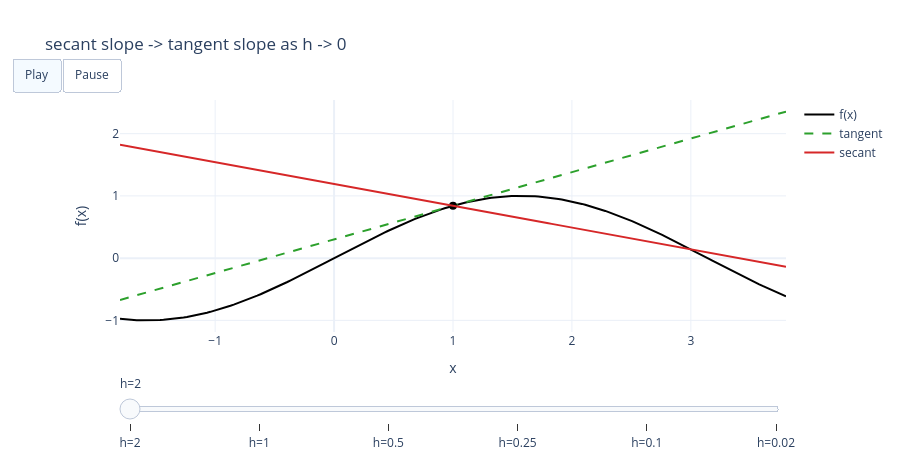

Source (notebook cell):
### Markdown cell above
**アニメーション**(Play で再生、静的 HTML でも動く):$h$ を小さくすると割線(赤)が接線(緑)へ近づきます。

### Code cell
import plotly.io as pio
from ode_book import interactive

pio.renderers.default = "plotly_mimetype+notebook_connected"
interactive.plotly_secant_to_tangent(np.sin, x0=1.0).show()

### Figure 1 — Plotly figure (JSON) as saved in the notebook; plotly's stock layout.template omitted (floating-point values rounded to 4 significant figures; data arrays with more than 128 entries replaced by an {"elided": "..."} marker saying what was removed)
{"data": [{"line": {"color": "black", "width": 2}, "mode": "lines", "name": "f(x)", "type": "scatter", "x": {"elided": "200 float values"}, "y": {"elided": "200 float values"}}, {"line": {"color": "#2ca02c", "dash": "dash"}, "mode": "lines", "name": "tangent", "type": "scatter", "x": {"elided": "200 float values"}, "y": {"elided": "200 float values"}}, {"marker": {"color": "black", "size": 8}, "mode": "markers", "showlegend": false, "type": "scatter", "x": [1.0], "y": [0.8415]}, {"line": {"color": "#d62728", "width": 2}, "mode": "lines", "name": "secant", "type": "scatter", "x": {"elided": "200 float values"}, "y": {"elided": "200 float values"}}], "layout": {"height": 460, "sliders": [{"active": 0, "pad": {"t": 40}, "steps": [{"args": [["2"], {"frame": {"duration": 0, "redraw": true}, "mode": "immediate"}], "label": "h=2", "method": "animate"}, {"args": [["1"], {"frame": {"duration": 0, "redraw": true}, "mode": "immediate"}], "label": "h=1", "method": "animate"}, {"args": [["0.5"], {"frame": {"duration": 0, "redraw": true}, "mode": "immediate"}], "label": "h=0.5", "method": "animate"}, {"args": [["0.25"], {"frame": {"duration": 0, "redraw": true}, "mode": "immediate"}], "label": "h=0.25", "method": "animate"}, {"args": [["0.1"], {"frame": {"duration": 0, "redraw": true}, "mode": "immediate"}], "label": "h=0.1", "method": "animate"}, {"args": [["0.02"], {"frame": {"duration": 0, "redraw": true}, "mode": "immediate"}], "label": "h=0.02", "method": "animate"}]}], "title": {"text": "secant slope -> tangent slope as h -> 0"}, "updatemenus": [{"buttons": [{"args": [null, {"frame": {"duration": 500, "redraw": true}, "fromcurrent": true}], "label": "Play", "method": "animate"}, {"args": [[null], {"frame": {"duration": 0}, "mode": "immediate"}], "label": "Pause", "method": "animate"}], "direction": "left", "type": "buttons", "x": 0.0, "y": 1.18}], "xaxis": {"title": {"text": "x"}}, "yaxis": {"title": {"text": "f(x)"}}}}
